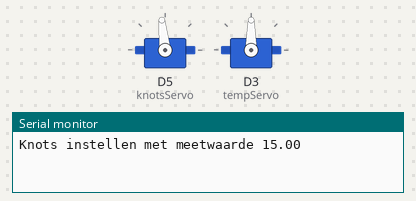
A sketch run on a simulated ESP8266 (NodeMCU). Shown: 2 × servo, the last lines printed to the serial monitor.

Above: at 0.1 s.
At 1.1 s:
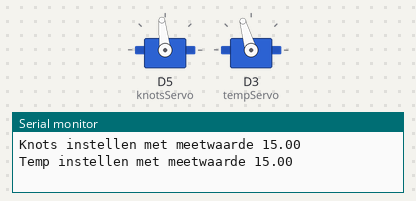
At 4.1 s:
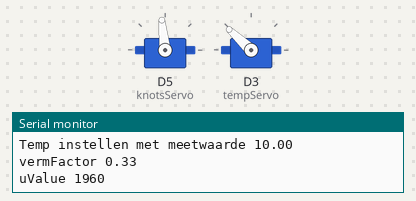
At 7.1 s:
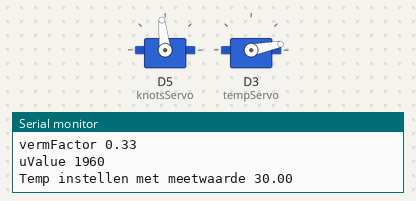
Timing chart, 0 to 8.6 s (numbered marks = the images above):
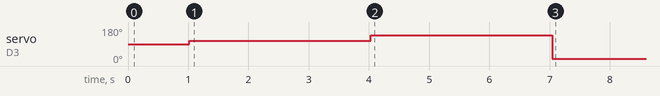

The sketch:

WindklokServoCalibratie.ino
```cpp
//TO DO: NUL meting wordt Max uitslag.

#include <Arduino.h>
#include <Servo.h>

Servo knotsServo;
Servo tempServo;

//----aanpassen wijzerstand na (de-)montage
const float knotsServoStartPos = 560; //per servo finetunen
const float tempServoStartPos = 660;  //per servo finetunen
//----vast
const float servoRange = 1950; //verschil tussen 0 en 180 graden
const float knotsServoEndPos = knotsServoStartPos + servoRange; //hulpvariabele voor de leesbaarheid
const float tempServoEndPos = tempServoStartPos + servoRange; //hulpvariabele voor de leesbaarheid
const float schaalMax = 30; //maximumwaarde van de schaal van de meters
float vermFactor; //hulpvariabele voor de leesbaarheid
int uValue; //microseconden voor servosturing


void setup() {
  knotsServo.attach(D5);
  tempServo.attach(D3);

  Serial.begin(115200);
  Serial.println();
  Serial.println();
  Serial.println();

        //metinggegevens
        float value02 = 15; //knots
        float value03 = 15; //temp

        //Knots servo instellen.
        Serial.print("Knots instellen met meetwaarde ");  Serial.println(value02);
        vermFactor = value02 / schaalMax;
        uValue = knotsServoEndPos - (vermFactor * servoRange);
        delay(10); //no rush
        knotsServo.writeMicroseconds(uValue);
        delay(1000); //tijd geven

        //Temp servo instellen.
        Serial.print("Temp instellen met meetwaarde ");  Serial.println(value03);
        vermFactor = value03 / schaalMax;
        uValue = tempServoEndPos - (vermFactor * servoRange);
        delay(10); //no rush
        tempServo.writeMicroseconds(uValue);
        delay(1000); //tijd geven

        delay(2000);

        //Temp servo instellen.
        value03 = 10; //temp
        Serial.print("Temp instellen met meetwaarde ");  Serial.println(value03);
        vermFactor = value03 / schaalMax;
        Serial.print("vermFactor ");  Serial.println(vermFactor);
        uValue = tempServoEndPos - (vermFactor * servoRange);
        Serial.print("uValue ");  Serial.println(uValue);
        delay(10); //no rush
        tempServo.writeMicroseconds(uValue);
        delay(1000); //tijd geven

        delay(2000);

        //Temp servo instellen.
        value03 = 30; //temp
        Serial.print("Temp instellen met meetwaarde ");  Serial.println(value03);
        vermFactor = value03 / schaalMax;
        uValue = tempServoEndPos - (vermFactor * servoRange);
        delay(10); //no rush
        tempServo.writeMicroseconds(uValue);
        delay(1000); //tijd geven


}

void loop() {
}
```
